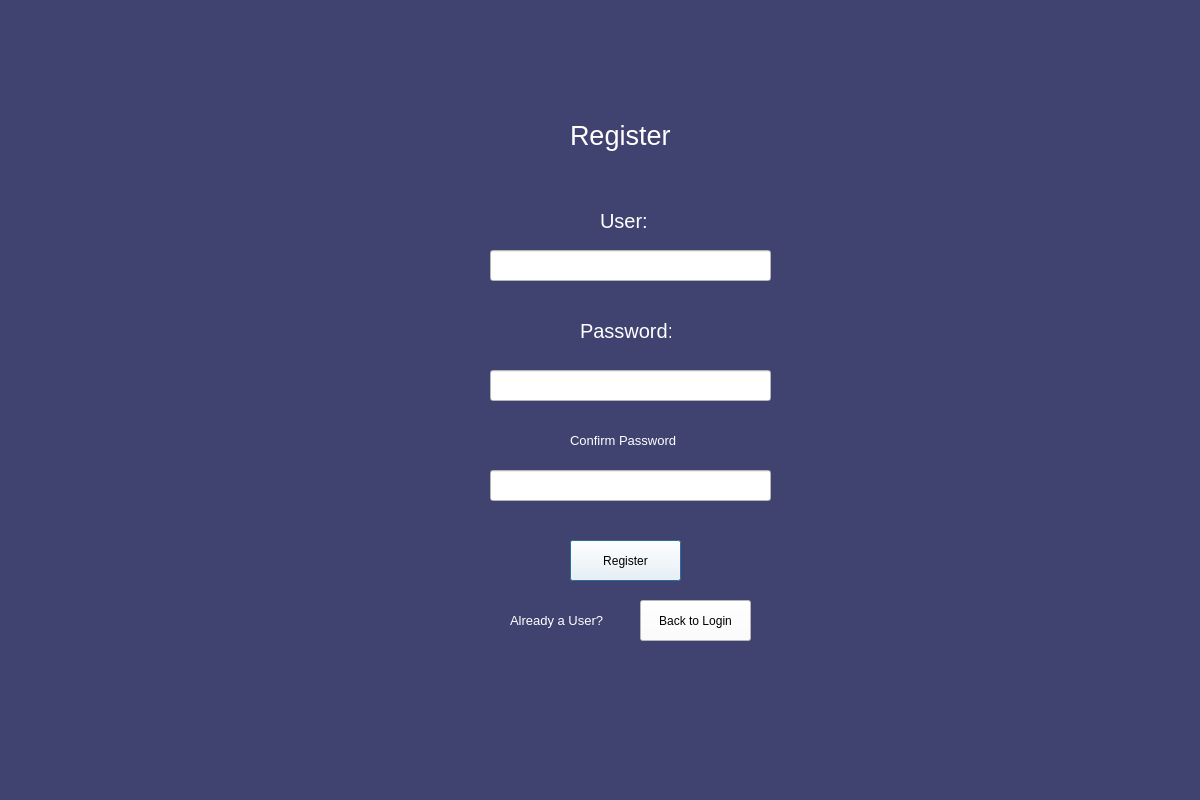
<?xml version="1.0" encoding="UTF-8"?>
<ui version="4.0">
 <class>Dialog</class>
 <widget class="QDialog" name="Dialog">
  <property name="geometry">
   <rect>
    <x>0</x>
    <y>0</y>
    <width>1200</width>
    <height>800</height>
   </rect>
  </property>
  <property name="windowTitle">
   <string>Dialog</string>
  </property>
  <property name="styleSheet">
   <string notr="true">background-color: rgb(64, 66, 112);</string>
  </property>
  <widget class="QLineEdit" name="newuser_password">
   <property name="geometry">
    <rect>
     <x>490</x>
     <y>470</y>
     <width>281</width>
     <height>31</height>
    </rect>
   </property>
   <property name="styleSheet">
    <string notr="true">background-color: rgb(255, 255, 255);
gridline-color: rgb(57, 59, 100);
alternate-background-color: rgb(57, 59, 100);</string>
   </property>
  </widget>
  <widget class="QPushButton" name="register_button">
   <property name="geometry">
    <rect>
     <x>570</x>
     <y>540</y>
     <width>111</width>
     <height>41</height>
    </rect>
   </property>
   <property name="styleSheet">
    <string notr="true">font-size: 10t;
background-color: rgb(255, 255, 255);
font-color: rgb(0, 0, 0)</string>
   </property>
   <property name="text">
    <string>Register</string>
   </property>
  </widget>
  <widget class="QLabel" name="login_label">
   <property name="geometry">
    <rect>
     <x>570</x>
     <y>90</y>
     <width>101</width>
     <height>91</height>
    </rect>
   </property>
   <property name="layoutDirection">
    <enum>Qt::LeftToRight</enum>
   </property>
   <property name="styleSheet">
    <string notr="true">color:rgb(255, 255, 255);
font-size: 20pt;</string>
   </property>
   <property name="text">
    <string>Register</string>
   </property>
  </widget>
  <widget class="QLabel" name="luser_label">
   <property name="geometry">
    <rect>
     <x>600</x>
     <y>200</y>
     <width>51</width>
     <height>41</height>
    </rect>
   </property>
   <property name="styleSheet">
    <string notr="true">font-size: 15pt;
color:rgb(255, 255, 255)</string>
   </property>
   <property name="text">
    <string>User:</string>
   </property>
  </widget>
  <widget class="QLabel" name="password_label">
   <property name="geometry">
    <rect>
     <x>580</x>
     <y>310</y>
     <width>91</width>
     <height>41</height>
    </rect>
   </property>
   <property name="styleSheet">
    <string notr="true">font-size: 15pt;
color:rgb(255, 255, 255)</string>
   </property>
   <property name="text">
    <string>Password:</string>
   </property>
  </widget>
  <widget class="QLineEdit" name="input_newuser">
   <property name="geometry">
    <rect>
     <x>490</x>
     <y>250</y>
     <width>281</width>
     <height>31</height>
    </rect>
   </property>
   <property name="styleSheet">
    <string notr="true">background-color: rgb(255, 255, 255);
gridline-color: rgb(57, 59, 100);
alternate-background-color: rgb(57, 59, 100);</string>
   </property>
  </widget>
  <widget class="QLineEdit" name="pass_confirm">
   <property name="geometry">
    <rect>
     <x>490</x>
     <y>370</y>
     <width>281</width>
     <height>31</height>
    </rect>
   </property>
   <property name="styleSheet">
    <string notr="true">background-color: rgb(255, 255, 255);
gridline-color: rgb(57, 59, 100);
alternate-background-color: rgb(57, 59, 100);</string>
   </property>
  </widget>
  <widget class="QLabel" name="password_label_2">
   <property name="geometry">
    <rect>
     <x>570</x>
     <y>420</y>
     <width>121</width>
     <height>41</height>
    </rect>
   </property>
   <property name="styleSheet">
    <string notr="true">font-size: 10pt;
color:rgb(255, 255, 255)</string>
   </property>
   <property name="text">
    <string>Confirm Password</string>
   </property>
  </widget>
  <widget class="QPushButton" name="backtologin">
   <property name="geometry">
    <rect>
     <x>640</x>
     <y>600</y>
     <width>111</width>
     <height>41</height>
    </rect>
   </property>
   <property name="styleSheet">
    <string notr="true">font-size: 10t;
background-color: rgb(255, 255, 255);
font-color: rgb(0, 0, 0)</string>
   </property>
   <property name="text">
    <string>Back to Login</string>
   </property>
  </widget>
  <widget class="QLabel" name="password_label_3">
   <property name="geometry">
    <rect>
     <x>510</x>
     <y>600</y>
     <width>121</width>
     <height>41</height>
    </rect>
   </property>
   <property name="styleSheet">
    <string notr="true">font-size: 10pt;
color:rgb(255, 255, 255)</string>
   </property>
   <property name="text">
    <string>Already a User?</string>
   </property>
  </widget>
  <widget class="QLabel" name="reg_err_label">
   <property name="geometry">
    <rect>
     <x>490</x>
     <y>510</y>
     <width>281</width>
     <height>16</height>
    </rect>
   </property>
   <property name="styleSheet">
    <string notr="true">font-size: 10pt;
color:rgb(255, 255, 255)</string>
   </property>
   <property name="text">
    <string/>
   </property>
  </widget>
 </widget>
 <resources/>
 <connections/>
</ui>
